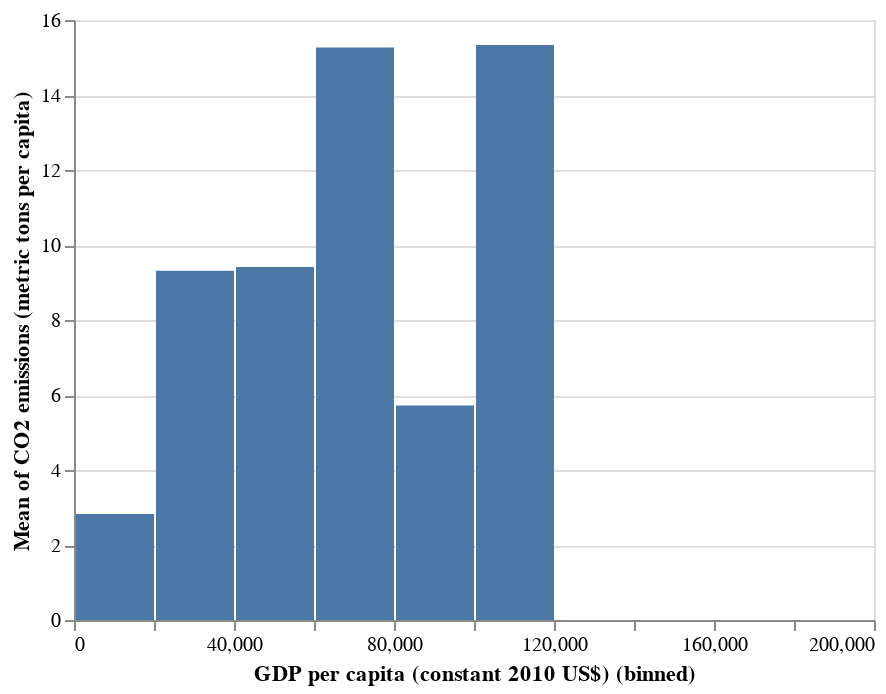

The notebook cell this image was saved under:
### Markdown cell above
Similarly, suppose we wanted to know average CO2 emissions per GDP per capita bin. We could do a groupby() ourselves, or we could use `mean()`:

### Code cell
alt.Chart(world).mark_bar().encode(
    x=alt.X("GDP per capita (constant 2010 US$)", bin=True),
    y="mean(CO2 emissions (metric tons per capita))",
)

### Figure 1 — Vega-Lite specification as saved in the notebook (floating-point values rounded to 4 significant figures; data arrays with more than 128 entries replaced by an {"elided": "..."} marker saying what was removed)
{"config": {"view": {"continuousWidth": 400, "continuousHeight": 300}}, "data": {"name": "data-9cbdf92acbbc4326d4f8f56cebb761b5"}, "mark": "bar", "encoding": {"x": {"type": "quantitative", "bin": true, "field": "GDP per capita (constant 2010 US$)"}, "y": {"type": "quantitative", "aggregate": "mean", "field": "CO2 emissions (metric tons per capita)"}}, "$schema": "https://vega.github.io/schema/vega-lite/v4.8.1.json", "datasets": {"data-9cbdf92acbbc4326d4f8f56cebb761b5": {"elided": "217 records"}}}
